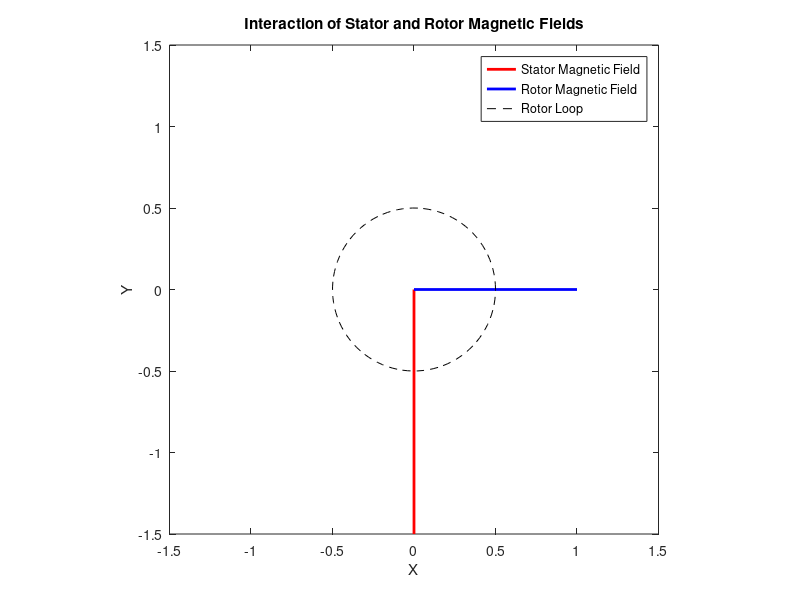

The MATLAB source for this figure:
% Set up basic parameters
bmax = 1; % Normalize bmax to 1
freq = 60; % 60 Hz
w = 2*pi*freq; % angular velocity (rad/s)
t = 0:1/6000:1/60;

% Generate the three component magnetic fields of the stator
Baa = sin(w*t) .* (cos(0) + 1i*sin(0));
Bbb = sin(w*t - 2*pi/3) .* (cos(2*pi/3) + 1i*sin(2*pi/3));
Bcc = sin(w*t + 2*pi/3) .* (cos(-2*pi/3) + 1i*sin(-2*pi/3));

% Calculate the net magnetic field produced by the stator
Bnet_stator = Baa + Bbb + Bcc;

% Parameters for the rotor
rotor_radius = 0.5; % Radius of the rotor loop
rotor_current = 1; % Current in the rotor loop

% Calculate the magnetic field produced by the rotor
rotor_magnetic_field = zeros(size(t));
for ii = 1:length(t)
    % Magnetic field produced by a current-carrying loop
    rotor_magnetic_field(ii) = rotor_current * rotor_radius^2 / (2 * (rotor_radius^2 + (rotor_radius*sin(w*t(ii)))^2)^(3/2));
end

% Plot the magnitude and direction of the stator's magnetic field (Bnet_stator)
figure;
for ii = 1:length(t)
    % Plot the stator's rotating magnetic field
    plot([0 real(Bnet_stator(ii))], [0 imag(Bnet_stator(ii))], 'r', 'LineWidth', 2);
    hold on;

    % Plot the rotor's magnetic field
    plot([0 rotor_magnetic_field(ii)*cos(w*t(ii))], [0 rotor_magnetic_field(ii)*sin(w*t(ii))], 'b', 'LineWidth', 2);

    % Plot rotor loop
    theta = linspace(0, 2*pi, 100);
    x_rotor = rotor_radius * cos(theta);
    y_rotor = rotor_radius * sin(theta);
    plot(x_rotor, y_rotor, 'k--');

    axis square;
    axis([-1.5 1.5 -1.5 1.5]);
    xlabel('X');
    ylabel('Y');
    title('Interaction of Stator and Rotor Magnetic Fields');
    legend('Stator Magnetic Field', 'Rotor Magnetic Field', 'Rotor Loop');
    drawnow;
    hold off;
end
